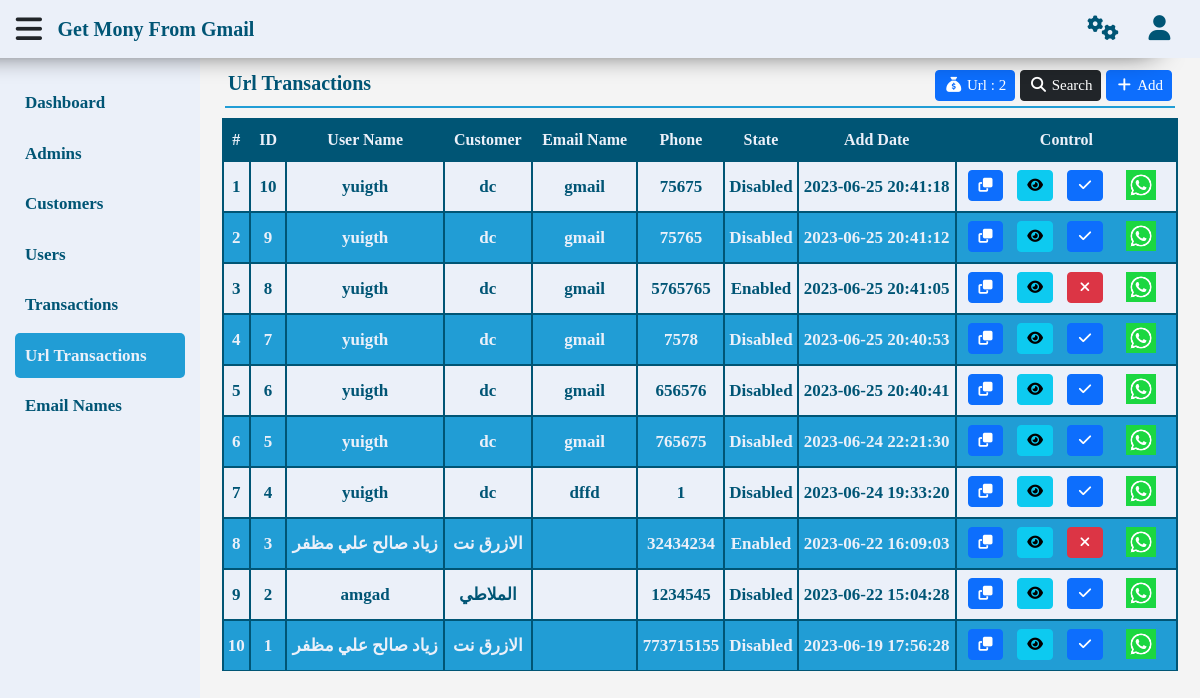
/gmr_test/urltransactions.php?Page=View (signed in), run on the app's committed database.
### tables this page shows
CREATE TABLE `url_transactions` (
  `id` int(11) NOT NULL,
  `username` text NOT NULL,
  `phone` text NOT NULL,
  `customer` text NOT NULL,
  `ut_url` varchar(255) NOT NULL,
  `ut_state` int(1) NOT NULL DEFAULT 0,
  `checked` tinyint(1) NOT NULL DEFAULT 0,
  `ut_date` timestamp NOT NULL DEFAULT current_timestamp(),
  `email_name` text NOT NULL
);

### gmr_test/function.php (called while the page is built, shortened)
<?php
function getItem($table, $value, $where, $select) {
    global $con;
    $statment = $con->prepare("SELECT * FROM $table WHERE $where");
    $statment->execute(array($value));
    $fetch = $statment->fetch();
    return $fetch[$select];
}
function getData ($table, $where = '1 = 1', $value = null, $by = 'id', $order = 'DESC', $limit = null) {
    global $con;
    $statment = $con->prepare("SELECT * FROM $table WHERE $where ORDER BY $by $order $limit");
    $statment->execute($value);
    return $statment->fetchAll();
}
function getCount ($table, $where = '1 = 1', $value = null) {
    global $con;
    $statment = $con->prepare("SELECT * FROM $table WHERE $where");
    $statment->execute($value);
    return $statment->rowCount();
}
function printName($number) {
    if ($number == 1) {
        return words('Enabled');
    } else {
        return words('Disabled');
    }
}

### gmr_test/inc/page/urltransactions/view.php (the view, shortened to what this page needs)
<?php
$where = '1 = ?';
$value = array(1);
?>
<div class="content">
    <nav class="navbar navbar-expand-lg">
        <a class="navbar-brand">
            <span><?php echo words($pageTitle) ?></span>
        </a>
        <div class="collapse navbar-collapse" id="navbarSupportedContent">
            <ul class="navbar-nav <?php echo $navbar ?>-auto mb-2 mb-lg-0">
                <li class="nav-item">
                    <a class="nav-link btn btn-primary btn-sm" aria-current="page" href="#">
                        <i class="fa fa-sack-dollar fa-fw"></i>
                        <span>
                            <?php echo words('Url') . ' : ' . getCount('url_transactions',"ut_state=1 and $where", $value)?>
                        </span>
                    </a>
                </li>
                <li class="nav-item">
                    <a class="nav-link btn btn-dark btn-sm" aria-current="page" href="#" id="search">
                        <i class="fa fa-search fa-fw"></i>
                        <span><?php echo words('Search') ?></span>
                    </a>
                </li>
                <li class="nav-item">
                    <a class="nav-link btn btn-primary btn-sm" aria-current="page" href="?Page=Add">
                        <i class="fa fa-add fa-fw"></i>
                        <span><?php echo words('Add') ?></span>
                    </a>
                </li>
            </ul>
        </div>
    </nav>
    <div class="container">
        <div class="table-responsive">
            <table class="table">
                <thead>
                    <tr>
                        <th scope="col"><?php echo words('#') ?></th>
                        <th scope="col"><?php echo words('ID') ?></th>
                        <th scope="col"><?php echo words('User Name') ?></th>
                        <th scope="col"><?php echo words('Customer') ?></th>
                        <th scope="col"><?php echo words('Email Name') ?></th>
                        <th scope="col"><?php echo words('Phone') ?></th>
                        <th scope="col"><?php echo words('State') ?></th>
                        <th scope="col"><?php echo words('Add Date') ?></th>
                        <th scope="col"><?php echo words('Control') ?></th>
                    </tr>
                </thead>
                <tbody>
                    <?php $i = 1; foreach (getData('url_transactions',$where,$value) as $all) { ?>
                    <tr>
                        <td><?php echo $i ?></td>
                        <td><?php echo $all['id'] ?></td>
                        <td><?php echo $all['username'] ?></td>
                        <td><?php echo $all['customer'] ?></td>
                        <td><?php echo $all['email_name'] ?></td>
                        <td><?php echo $all['phone'] ?></td>
                        <td><?php echo printName($all['ut_state']) ?></td>
                        <td><?php echo $all['ut_date'] ?></td>
                        <td>
                            <a
                                class="btn btn-primary btn-sm copy"
                                data-clipboard-action="copy"
                                data-clipboard-target="#foo<?php echo $all['id']?>">
                                <i class="fa fa-copy fa-fw"></i>
                            </a>
                            <a
                                href="?Page=Checked&ID=<?php echo $all['id'] ?>"
                                class="btn btn-info btn-sm"
                                <?php if($all['checked']==1){echo'style="background-color: red;"';}?>>
                                <i class="fa fa-eye fa-fw"></i>
                            </a>
                            <?php if ($all['ut_state'] == 0) { ?>
                            <a href="#state" class="btn btn-primary btn-sm"
                            data-id="<?php echo $all['id'] ?>">
                                <i class="fa fa-check fa-fw"></i>
                            </a>
                            <?php } else { ?>
                            <a href="#state" class="btn btn-danger btn-sm"
                            data-id="<?php echo $all['id'] ?>">
                                <i class="fa fa-xmark fa-fw"></i>
                            </a>
                            <?php } ?>
                            <a href="https://wa.me/<?php echo$all['phone']?>" class="btn btn-sm" target="_blank">
                                <img src="lay/img/whatsapp.png" alt="whatsapp" width="30" height="30">
                            </a>
                        </td>
                    </tr>
                    <?php $i++; } ?>
                </tbody>
            </table>
        </div>
    </div>
</div>

### gmr_test/lay/css/style.css (style rules this page uses)
:root { --background: #ebf0f9; --primary: white; --secondry: #005575; --third: #219dd5; }
* { box-sizing: border-box; font-family: 'Cairo'; }
body { background-color: #f4f4f4; }
ul { list-style: none; }
a { text-decoration: none; }
P, ul, h1, h2, h3, h4, h5, h6 { margin: 0; padding: 0; }
.content { position: relative; top: 50px; width: calc(100% - 200px); transition: .3s; padding: 10px; }
.navbar { border-bottom: 2px solid var(--third); margin: 0 15px 10px; padding: 3px; }
.navbar .navbar-brand { color: var(--secondry); font-weight: bold; font-size: 20px; margin: 0; }
.navbar ul { margin: 5px 0; }
.navbar ul a,.navbar ul a:hover,.navbar ul a:focus { padding: 3px; color: white; font-size: 15px; }
table thead { background-color: var(--secondry); color: var(--background); }
table tbody tr { color: var(--secondry); font-size: 17px; }
table tbody tr td { padding: 3px !important; font-weight: bold; }
table tbody tr:nth-child(odd) { background-color: var(--background); color: var(--secondry); }
table tbody tr:nth-child(even) { background-color: var(--third); color: var(--background); }
table th, table td { border: 2px solid var(--secondry); vertical-align: middle; text-align: center; }
table td a { display: block; margin: 0 5px 3px; }

### gmr_test/lay/css/en.css (style rules this page uses)
.content { left: 200px; }
.navbar ul li:not(:last-of-type) { margin-right: 5px; }

### data on the page
url_transactions: id "10", username "yuigth", customer "dc", email_name "gmail", phone "75675", ut_state "Disabled", ut_date "2023-06-25 20:41:18"
url_transactions: id "9", username "yuigth", customer "dc", email_name "gmail", phone "75765", ut_state "Disabled", ut_date "2023-06-25 20:41:12"
url_transactions: id "8", username "yuigth", customer "dc", email_name "gmail", phone "5765765", ut_state "Enabled", ut_date "2023-06-25 20:41:05"
url_transactions: id "7", username "yuigth", customer "dc", email_name "gmail", phone "7578", ut_state "Disabled", ut_date "2023-06-25 20:40:53"
url_transactions: id "6", username "yuigth", customer "dc", email_name "gmail", phone "656576", ut_state "Disabled", ut_date "2023-06-25 20:40:41"
url_transactions: id "5", username "yuigth", customer "dc", email_name "gmail", phone "765675", ut_state "Disabled", ut_date "2023-06-24 22:21:30"
url_transactions: id "4", username "yuigth", customer "dc", email_name "dffd", phone "1", ut_state "Disabled", ut_date "2023-06-24 19:33:20"
url_transactions: id "3", username "زياد صالح علي مظفر", customer "الازرق نت", phone "32434234", ut_state "Enabled", ut_date "2023-06-22 16:09:03"
url_transactions: id "2", username "amgad", customer "الملاطي", phone "1234545", ut_state "Disabled", ut_date "2023-06-22 15:04:28"
url_transactions: id "1", username "زياد صالح علي مظفر", customer "الازرق نت", phone "773715155", ut_state "Disabled", ut_date "2023-06-19 17:56:28"

### other printed values
words('Dashboard') "Dashboard"
words('Admins') "Admins"
words('Customers') "Customers"
words('Users') "Users"
words('Transactions') "Transactions"
words('Url Transactions') "Url Transactions"
words('Email Names') "Email Names"
words($pageTitle) "Url Transactions"
words('Url') "Url"
getCount('url_transactions',"ut_state=1 and $where", $value) "2"
words('Search') "Search"
words('Add') "Add"
words('#') "#"
words('ID') "ID"
words('User Name') "User Name"
